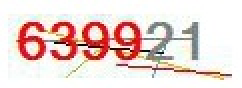
#> input picture panic_buying/ocr/auth0.jpg, 121 x 44 px (shown 2 times larger)
$ python ocr.py   (Python 2 division)
#> lines starting #> are read from the running program, lines starting #| are printed output that depends on the picture; after the words box and inside, x2 and y2 are one past the last pixel; in counts of white or black regions, pixels touching at a corner belong together
### panic_buying/ocr/util.py
"""Utility functions for processing images for delivery to Tesseract"""

import os

def image_to_scratch(im, scratch_image_name):
	"""Saves image in memory to scratch file.  .bmp format will be read correctly by Tesseract"""
	im.save(scratch_image_name, dpi=(200,200))

# [5 lines left out: function retrieve_text, not called in this run]

def perform_cleanup(scratch_image_name, scratch_text_name_root):
	"""Clean up temporary files from disk"""
	for name in (scratch_image_name, scratch_text_name_root + '.txt', "tesseract.log"):
		try:
			os.remove(name)
		except OSError:
			pass

### panic_buying/ocr/pytesser.py
"""OCR in Python using the Tesseract engine from Google
http://code.google.com/p/pytesser/
by Michael J.T. O'Kelly
V 0.0.1, 3/10/07"""

import Image
import subprocess

import util
import errors

tesseract_exe_name = 'tesseract' # Name of executable to be called at command line
scratch_image_name = "temp.bmp" # This file must be .bmp or other Tesseract-compatible format
scratch_text_name_root = "temp" # Leave out the .txt extension
cleanup_scratch_flag = True  # Temporary files cleaned up after OCR operation
def call_tesseract(input_filename, output_filename):
	"""Calls external tesseract.exe on input file (restrictions on types),
	outputting output_filename+'txt'"""
	args = [tesseract_exe_name, input_filename, output_filename, "-l", "eng", "-psm", "7", "digits" ]
	proc = subprocess.Popen(args)
	retcode = proc.wait()
	if retcode!=0:
		errors.check_for_errors()

def image_to_string(im, cleanup = cleanup_scratch_flag):
	"""Converts im to file, applies tesseract, and fetches resulting text.
	If cleanup=True, delete scratch files after operation."""
	try:
		util.image_to_scratch(im, scratch_image_name)
		call_tesseract(scratch_image_name, scratch_text_name_root)
		text = util.retrieve_text(scratch_text_name_root)
	finally:
		if cleanup:
			util.perform_cleanup(scratch_image_name, scratch_text_name_root)
	return text

# [18 lines left out: function image_file_to_string, not called in this run]


# [13 lines that do not run on import are left out]

### panic_buying/ocr/ocr.py
# -*- coding: cp936 -*-
import sys
import Image
import ImageEnhance
import ImageFilter
import ImageDraw

from pytesser import *

# 二值化
threshold = 140
table = []
for i in range(256):
    if i < threshold:
        table.append(0)
    else:
        table.append(1)

#由于都是数字, 对于识别成-1的修正为4
#对于识别成.的，做无效处理
rep={
     '-1':'4',
     '.':'',
     '-2':'2',
     '-3':'3',
     '-4':'4',
     '-5':'5',
     '-6':'6',
     '-7':'7',
     '-8':'8',
     '-9':'9',
     ' ':''
    };
def  clearColor(im, clColor):
    #draw = ImageDraw.Draw(im)
    newIm = Image.new("RGB", im.size, "white")
    #Image.open("newImage.jpg")
    draw = ImageDraw.Draw(newIm)
    for i in range(0,list(im.size)[0]):
        for j in range(0,list(im.size)[1]):
            if im.mode == "RGB":
                color = list(im.getpixel((i,j)))
                if clColor == "R":
                    if color[0] >= color[1] + 50 and color[0] > color[2] + 50:
                        color[0] = 0
                        color[2] = 0
                        #print "R"
                        color[1] = 0
                        point = [i,j]
                        draw.point(point,tuple(color))
                elif clColor == "G":
                    #TODO
                    color[0] = 255
                    color[2] = 255
                    print "G"
                elif clColor == "B":
                    #TODO
                    color[1] = 255
                    color[0] = 255
                    print "B"
                else:
                    print "color type not supported!"
                    sys.exit(1)

            elif im.mode == "L":
                color = im.getpixel((i,j))
                color = color + rnd
                point = [i,j]
                draw.point(point,color)
            else:
                print "File type not supported!"
                sys.exit(1)
    del draw
    return newIm

def clearColor1(im, clColor):
    im.load()
    r,g,b = im.split()  #分割成三个通道
    r.save("r.jpg","JPEG")
    g.save("g.jpg","JPEG")
    b.save("b.jpg","JPEG")
    im = Image.merge("RGB", (g, g, b))
    return im;

def  recognize(im):
    name = "auth.jpg"
    #去除噪点
    im = im.filter(ImageFilter.MedianFilter())
    enhancer = ImageEnhance.Contrast(im)
    im = enhancer.enhance(2)

    #转化到亮度
    imgry = im.convert('L')
    imgry.save('g'+name)
    #二值化
    out = imgry.point(table,'1')
    out.save('b'+name)
    #识别
    text = image_to_string(out)
    #识别对吗
    text = text.strip()
    text = text.upper();

    for r in rep:
        text = text.replace(r,rep[r])

    #out.save(text+'.jpg')
    print text
    return text
def  recognizeAuth(im):
    #get the red color
    im = clearColor(im, "R")
    print "only RED\n"

    name = "auth.jpg"
    #im.show()
    im.save("authR.jpg","JPEG")
    return recognize(im)

def  recognizePrice(im):
    text = image_to_string(im)
    #识别对吗
    text = text.strip()
    text = text.upper();

 #   for r in rep:
 #       text = text.replace(r,rep[r])

    #out.save(text+'.jpg')
    print text
    return text

def  getverify1(name):
    #open
    im = Image.open(name)
    return recognizeAuth(im)
def  getverify2(name):
    #open
    im = Image.open(name)
    return recognize(im)

if __name__ == "__main__":
    getverify1('auth0.jpg')
#> in getverify1, im is the input picture: PIL image 121x44 RGB; mean R, G, B 235.2, 216.7, 212.5
#> in clearColor, `newIm = Image.new("RGB", im.size, "white")`: newIm: PIL image 121x44 RGB; every value is 255
#> in recognizeAuth, `im = clearColor(im, "R")`:
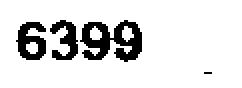
#> im: PIL image 121x44 RGB (shown 2 times larger); 86.8% white; 4 black regions (1 under 20 px), largest, box (x1, y1, x2, y2) and area: (40, 10, 71, 31) 370, (8, 11, 23, 30) 179, (25, 10, 39, 30) 151
#> in recognize, `im = im.filter(ImageFilter.MedianFilter())`:
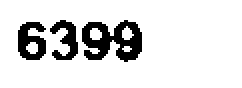
#> im: PIL image 121x44 RGB (shown 2 times larger); 86.8% white; 3 black regions, box (x1, y1, x2, y2) and area: (41, 10, 71, 31) 376, (9, 11, 23, 30) 179, (25, 10, 39, 30) 147
#> (the run stopped early here; a loop or call above may not have finished)

$ run again, with panic_buying/ocr/auth3.jpg copied over panic_buying/ocr/auth0.jpg
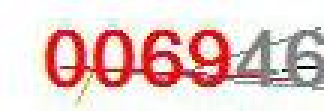
#> input picture panic_buying/ocr/auth3.jpg, 108 x 37 px (shown 3 times larger)
#> in getverify1, im is the input picture: PIL image 108x37 RGB; mean R, G, B 230.4, 205.1, 202.5
#> newIm: PIL image 108x37 RGB; every value is 255
#> in recognizeAuth, `im = clearColor(im, "R")`:
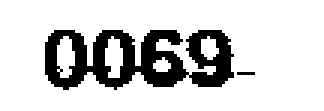
#> im: PIL image 108x37 RGB (shown 3 times larger); 81.4% white; 2 black regions (1 under 20 px), largest, box (x1, y1, x2, y2) and area: (15, 10, 78, 30) 737
#> in recognize, `im = im.filter(ImageFilter.MedianFilter())`:
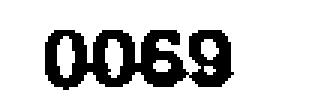
#> im: PIL image 108x37 RGB (shown 3 times larger); 81.3% white; 1 black region, box (x1, y1, x2, y2) and area: (15, 10, 78, 30) 746
